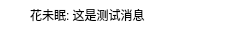
<?xml version="1.0" encoding="UTF-8"?>
<ui version="4.0">
 <class>LiveRoomMsgItem</class>
 <widget class="QWidget" name="LiveRoomMsgItem">
  <property name="geometry">
   <rect>
    <x>0</x>
    <y>0</y>
    <width>230</width>
    <height>30</height>
   </rect>
  </property>
  <property name="minimumSize">
   <size>
    <width>230</width>
    <height>30</height>
   </size>
  </property>
  <property name="maximumSize">
   <size>
    <width>230</width>
    <height>30</height>
   </size>
  </property>
  <property name="windowTitle">
   <string>LiveRoomMsgItem</string>
  </property>
  <property name="styleSheet">
   <string notr="true">border: 0px;
background-color: #ffffff;</string>
  </property>
  <widget class="QLabel" name="m_avatarLabel">
   <property name="geometry">
    <rect>
     <x>5</x>
     <y>5</y>
     <width>20</width>
     <height>20</height>
    </rect>
   </property>
   <property name="text">
    <string/>
   </property>
   <property name="pixmap">
    <pixmap resource="../res/res.qrc">:/img/avatar.jpg</pixmap>
   </property>
   <property name="scaledContents">
    <bool>true</bool>
   </property>
  </widget>
  <widget class="QLabel" name="m_nicknameAndMsgLabel">
   <property name="geometry">
    <rect>
     <x>30</x>
     <y>5</y>
     <width>195</width>
     <height>20</height>
    </rect>
   </property>
   <property name="text">
    <string>花未眠: 这是测试消息</string>
   </property>
  </widget>
 </widget>
 <resources>
  <include location="../res/res.qrc"/>
 </resources>
 <connections/>
</ui>
